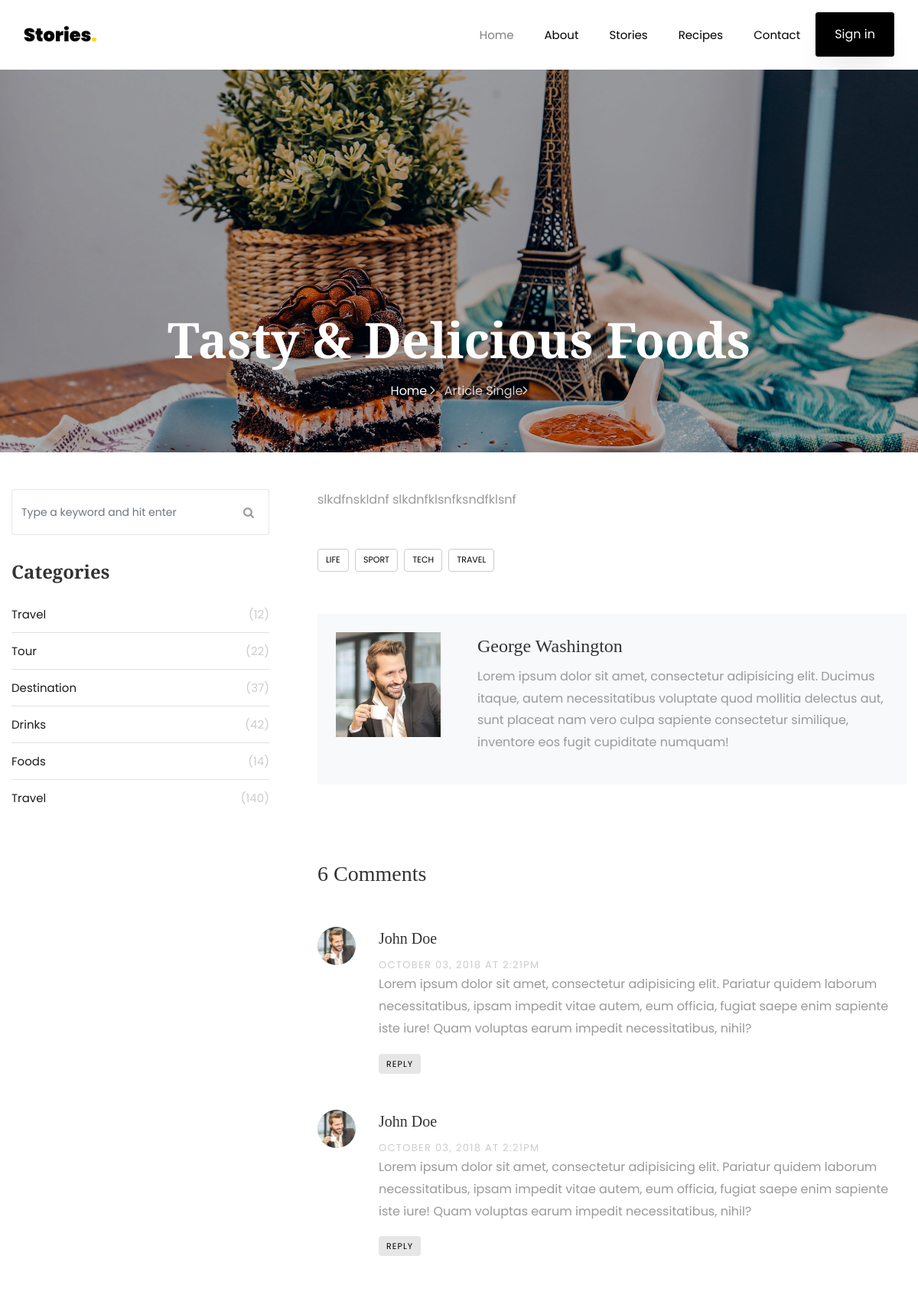
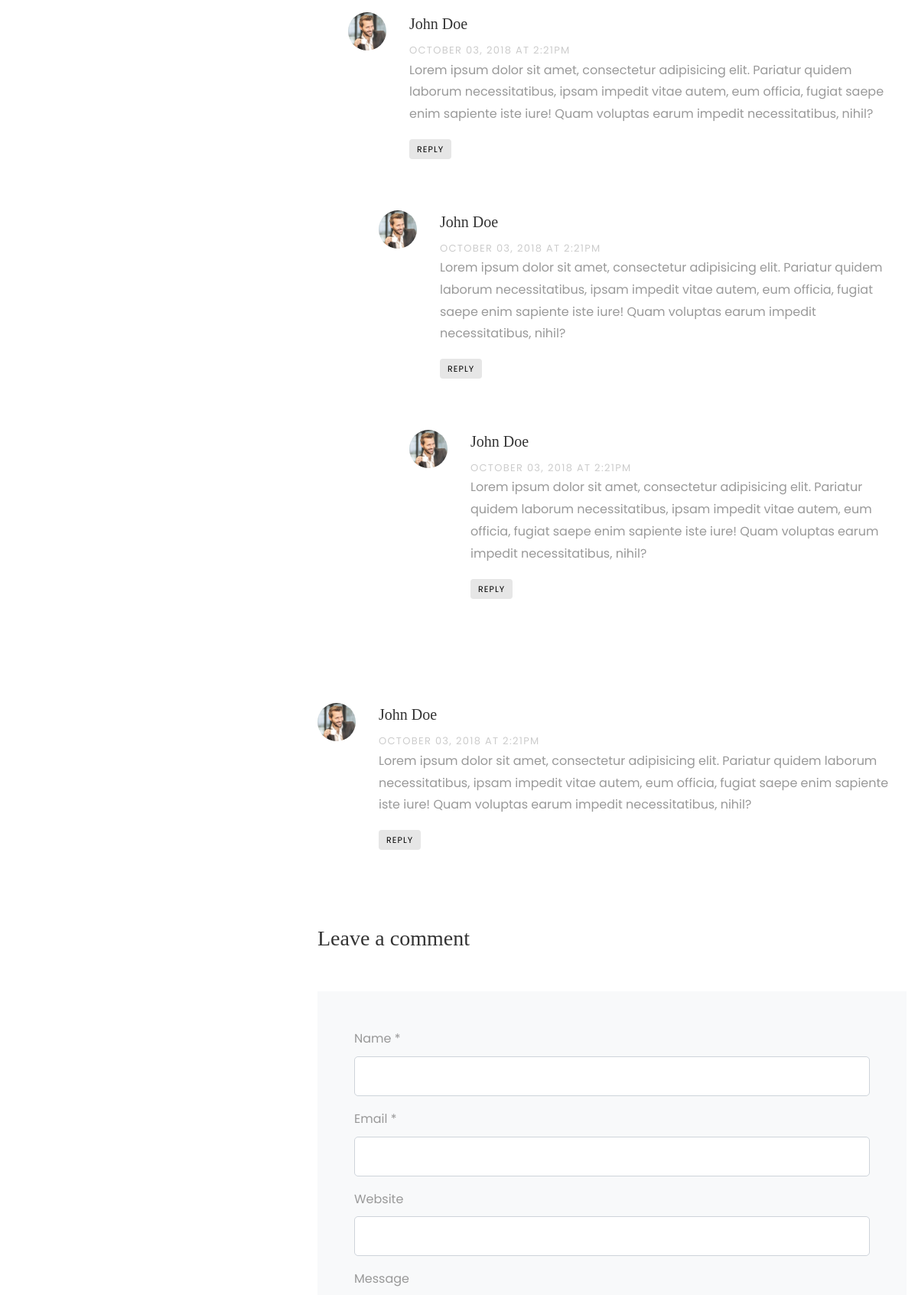
The page /recipe-detail/1/ (upper part) on the database its author committed (2 pictures, top to bottom).
### stories/models.py (models this page shows, shortened)
class Recipe(models.Model):
    title = models.CharField(max_length=255)
    image = models.ImageField(upload_to='recipes/')
    short_description = models.TextField(max_length=1000, help_text="bu reseptler siyahisinda cixacaq metindir")
    long_description = models.TextField(null=True, blank=True)
    category = models.ForeignKey(Category, on_delete=models.CASCADE)
    author = models.ForeignKey(Author, on_delete=models.CASCADE)
    created_at = models.DateTimeField(auto_now_add=True)
    updated_at = models.DateTimeField(auto_now=True)
    class Meta:
        db_table = "recipes"
        verbose_name = "Resept"
        verbose_name_plural = "Reseptlər"
        ordering = 'created_at',

### stories/views.py (the view)
# urls.py: path('recipe-detail/<int:pk>/', RecipeDetail.as_view(), name="recipe-detail"),
class RecipeDetail(DetailView):
    model = Recipe
    template_name = 'single.html'

### stories/templates/single.html (shortened to what this page needs)
{% extends 'base.html' %}
{% load static %}
{% block content %}
<section class="hero-wrap hero-wrap-2" style="background-image: url({% static 'images/bg_4.jpg' %});">
    <div class="overlay"></div>
    <div class="container">
        <div class="row no-gutters slider-text align-items-end justify-content-center">
            <div class="col-md-9 ftco-animate pb-5 text-center">
                <h1 class="mb-3 bread">{{recipe.title}}</h1>
                <p class="breadcrumbs"><span class="mr-2"><a href="index.html">Home <i
                        class="ion-ios-arrow-forward"></i></a></span> <span>Article Single<i
                        class="ion-ios-arrow-forward"></i></span></p>
            </div>
        </div>
    </div>
</section>
<section class="ftco-section">
    <div class="container">
        <div class="row">
             <div class="col-lg-8 order-lg-last ftco-animate">
                 {{recipe.long_description|safe}}
                <div class="tag-widget post-tag-container mb-5 mt-5">
                    <div class="tagcloud">
                        <a href="#" class="tag-cloud-link">Life</a>
                        <a href="#" class="tag-cloud-link">Sport</a>
                        <a href="#" class="tag-cloud-link">Tech</a>
                        <a href="#" class="tag-cloud-link">Travel</a>
                    </div>
                </div>
                <div class="about-author d-flex p-4 bg-light">
                    <div class="bio mr-5">
                        <img src="{% static 'images/person_1.jpg' %}" alt="Image placeholder" class="img-fluid mb-4">
                    </div>
                    <div class="desc">
                        <h3>George Washington</h3>
                        <p>Lorem ipsum dolor sit amet, consectetur adipisicing elit. Ducimus itaque, autem
                            necessitatibus voluptate quod mollitia delectus aut, sunt placeat nam vero culpa sapiente
                            consectetur similique, inventore eos fugit cupiditate numquam!</p>
                    </div>
                </div>
                <div class="pt-5 mt-5">
                    <h3 class="mb-5">6 Comments</h3>
                    <ul class="comment-list">
                        <li class="comment">
                            <div class="vcard bio">
                                <img src="{% static 'images/person_1.jpg' %}" alt="Image placeholder">
                            </div>
                            <div class="comment-body">
                                <h3>John Doe</h3>
                                <div class="meta">October 03, 2018 at 2:21pm</div>
                                <p>Lorem ipsum dolor sit amet, consectetur adipisicing elit. Pariatur quidem laborum
                                    necessitatibus, ipsam impedit vitae autem, eum officia, fugiat saepe enim sapiente
                                    iste iure! Quam voluptas earum impedit necessitatibus, nihil?</p>
                                <p><a href="#" class="reply">Reply</a></p>
                            </div>
                        </li>
                        <li class="comment">
                            <div class="vcard bio">
                                <img src="{% static 'images/person_1.jpg' %}" alt="Image placeholder">
                            </div>
                            <div class="comment-body">
                                <h3>John Doe</h3>
                                <div class="meta">October 03, 2018 at 2:21pm</div>
                                <p>Lorem ipsum dolor sit amet, consectetur adipisicing elit. Pariatur quidem laborum
                                    necessitatibus, ipsam impedit vitae autem, eum officia, fugiat saepe enim sapiente
                                    iste iure! Quam voluptas earum impedit necessitatibus, nihil?</p>
                                <p><a href="#" class="reply">Reply</a></p>
                            </div>
                            <ul class="children">
                                <li class="comment">
                                    <div class="vcard bio">
                                        <img src="{% static 'images/person_1.jpg' %}" alt="Image placeholder">
                                    </div>
                                    <div class="comment-body">
                                        <h3>John Doe</h3>
                                        <div class="meta">October 03, 2018 at 2:21pm</div>
                                        <p>Lorem ipsum dolor sit amet, consectetur adipisicing elit. Pariatur quidem
                                            laborum necessitatibus, ipsam impedit vitae autem, eum officia, fugiat saepe
                                            enim sapiente iste iure! Quam voluptas earum impedit necessitatibus,
                                            nihil?</p>
                                        <p><a href="#" class="reply">Reply</a></p>
                                    </div>
                                    <ul class="children">
                                        <li class="comment">
                                            <div class="vcard bio">
                                                <img src="{% static 'images/person_1.jpg' %}" alt="Image placeholder">
                                            </div>
                                            <div class="comment-body">
                                                <h3>John Doe</h3>
                                                <div class="meta">October 03, 2018 at 2:21pm</div>
                                                <p>Lorem ipsum dolor sit amet, consectetur adipisicing elit. Pariatur
                                                    quidem laborum necessitatibus, ipsam impedit vitae autem, eum
                                                    officia, fugiat saepe enim sapiente iste iure! Quam voluptas earum
                                                    impedit necessitatibus, nihil?</p>
                                                <p><a href="#" class="reply">Reply</a></p>
                                            </div>
                                            <ul class="children">
                                                <li class="comment">
                                                    <div class="vcard bio">
                                                        <img src="{% static 'images/person_1.jpg' %}" alt="Image placeholder">
                                                    </div>
                                                    <div class="comment-body">
                                                        <h3>John Doe</h3>
                                                        <div class="meta">October 03, 2018 at 2:21pm</div>
                                                        <p>Lorem ipsum dolor sit amet, consectetur adipisicing elit.
                                                            Pariatur quidem laborum necessitatibus, ipsam impedit vitae
                                                            autem, eum officia, fugiat saepe enim sapiente iste iure!
                                                            Quam voluptas earum impedit necessitatibus, nihil?</p>
                                                        <p><a href="#" class="reply">Reply</a></p>
                                                    </div>
                                                </li>
                                            </ul>
                                        </li>
                                    </ul>
                                </li>
                            </ul>
                        </li>
                        <li class="comment">
                            <div class="vcard bio">
                                <img src="{% static 'images/person_1.jpg' %}" alt="Image placeholder">
                            </div>
                            <div class="comment-body">
                                <h3>John Doe</h3>
                                <div class="meta">October 03, 2018 at 2:21pm</div>
                                <p>Lorem ipsum dolor sit amet, consectetur adipisicing elit. Pariatur quidem laborum
                                    necessitatibus, ipsam impedit vitae autem, eum officia, fugiat saepe enim sapiente
                                    iste iure! Quam voluptas earum impedit necessitatibus, nihil?</p>
                                <p><a href="#" class="reply">Reply</a></p>
                            </div>
                        </li>
                    </ul>
                    <div class="comment-form-wrap pt-5">
                        <h3 class="mb-5">Leave a comment</h3>
                        <form action="#" class="p-5 bg-light">
                            <div class="form-group">
                                <label for="name">Name *</label>
                                <input type="text" class="form-control" id="name">
                            </div>
                            <div class="form-group">
                                <label for="email">Email *</label>
                                <input type="email" class="form-control" id="email">
                            </div>
                            <div class="form-group">
                                <label for="website">Website</label>
                                <input type="url" class="form-control" id="website">
                            </div>
                            <div class="form-group">
                                <label for="message">Message</label>
                            </div>
                        </form>
                    </div>
                </div>
            </div>
            <div class="col-lg-4 sidebar pr-lg-5 ftco-animate">
                <div class="sidebar-box">
                    <form action="#" class="search-form">
                        <div class="form-group">
                            <span class="icon icon-search"></span>
                            <input type="text" class="form-control" placeholder="Type a keyword and hit enter">
                        </div>
                    </form>
                </div>
                <div class="sidebar-box ftco-animate">
                    <ul class="categories">
                        <h3 class="heading mb-4">Categories</h3>
                        <li><a href="#">Travel <span>(12)</span></a></li>
                        <li><a href="#">Tour <span>(22)</span></a></li>
                        <li><a href="#">Destination <span>(37)</span></a></li>
                        <li><a href="#">Drinks <span>(42)</span></a></li>
                        <li><a href="#">Foods <span>(14)</span></a></li>
                        <li><a href="#">Travel <span>(140)</span></a></li>
                    </ul>
                </div>
            </div>
        </div>
    </div>
</section>
{% endblock %}

### static/css/icomoon.css (style rules this page uses)
[class^="icon-"], [class*=" icon-"] { font-family: 'icomoon' !important; speak: none; font-style: normal; font-weight: normal; font-variant: normal; text-transform: none; line-height: 1; -webkit-font-smoothing: antialiased; -moz-osx-font-smoothing: grayscale; }
.icon-search:before { content: "\f002"; }

### rows shown on the page
Recipe: title "Tasty & Delicious Foods", long_description "slkdfnskldnf slkdnfklsnfksndfklsnf"
